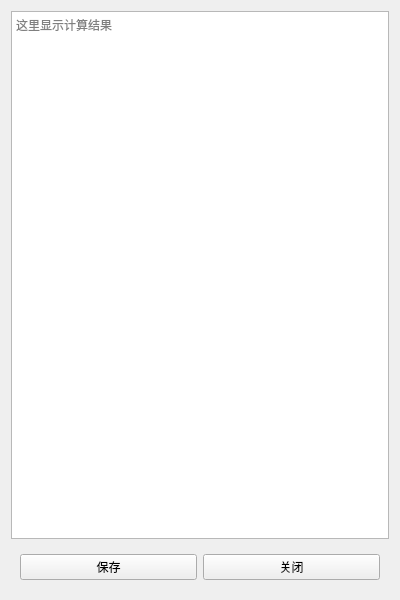
<?xml version="1.0" encoding="UTF-8"?>
<ui version="4.0">
 <class>ResultForm</class>
 <widget class="QWidget" name="ResultForm">
  <property name="geometry">
   <rect>
    <x>0</x>
    <y>0</y>
    <width>400</width>
    <height>600</height>
   </rect>
  </property>
  <property name="windowTitle">
   <string>计算结果</string>
  </property>
  <layout class="QVBoxLayout" name="verticalLayout">
   <item>
    <widget class="QTextBrowser" name="calcMsg">
     <property name="readOnly">
      <bool>true</bool>
     </property>
     <property name="placeholderText">
      <string>这里显示计算结果</string>
     </property>
    </widget>
   </item>
   <item>
    <widget class="QWidget" name="widget" native="true">
     <layout class="QHBoxLayout" name="horizontalLayout">
      <item>
       <widget class="QPushButton" name="saveBtn">
        <property name="text">
         <string>保存</string>
        </property>
       </widget>
      </item>
      <item>
       <widget class="QPushButton" name="closeBtn">
        <property name="text">
         <string>关闭</string>
        </property>
       </widget>
      </item>
     </layout>
    </widget>
   </item>
  </layout>
 </widget>
 <resources/>
 <connections/>
</ui>
